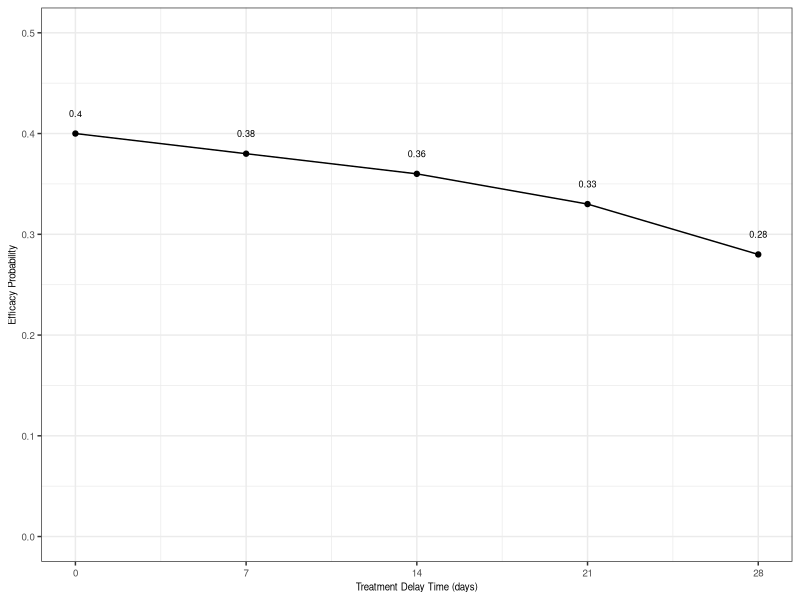
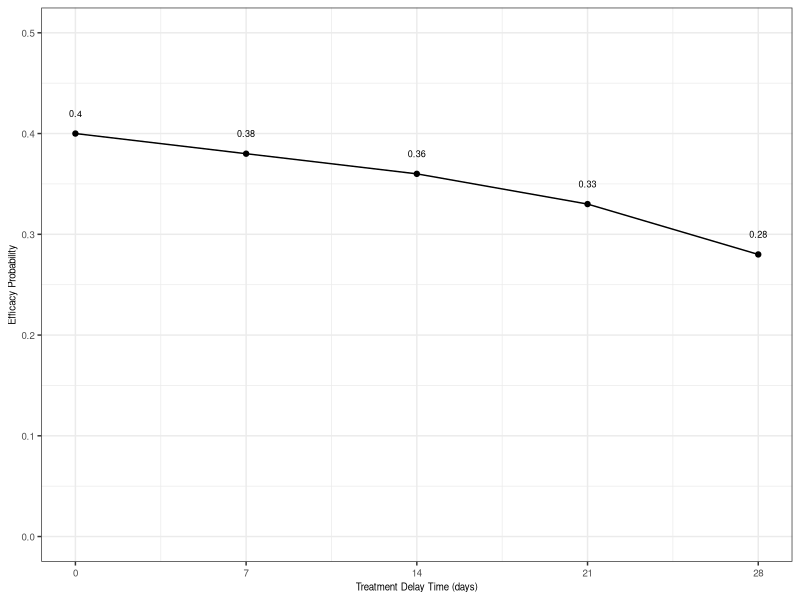

The R script that drew these images, in order:

library(ggplot2)

t <- c(0, 7,14,21,28)
decay <- 0.05

y1 <- round(c(0.4, 0.95*0.4,0.9*0.4,0.82*0.4,0.7*0.4),2)

df <- data.frame( time =c(0, 7,14,21,28),
                    y =  y1)

p <- ggplot(data=df, aes(x=time, y=y, group=1, label=y)) +
  geom_path()+
  geom_point() + 
  geom_text(nudge_y = 0.02, size=2.3)+
  ylim(0,0.5) +   
  theme_bw() + 
  scale_x_continuous(breaks = c(0, 7,14,21,28)) +
  xlab("Treatment Delay Time (days)") + ylab("Efficacy Probability") +
  theme(axis.text.x = element_text(size=7),
        axis.text.y = element_text(size=7),
        axis.title.x = element_text(size=7),
        axis.title.y=element_text(size=7))

p

ggsave("Figure1/Figure1_example_efficacy_decay.jpg", width = 3.2, height=3, limitsize = FALSE, dpi=1000)

